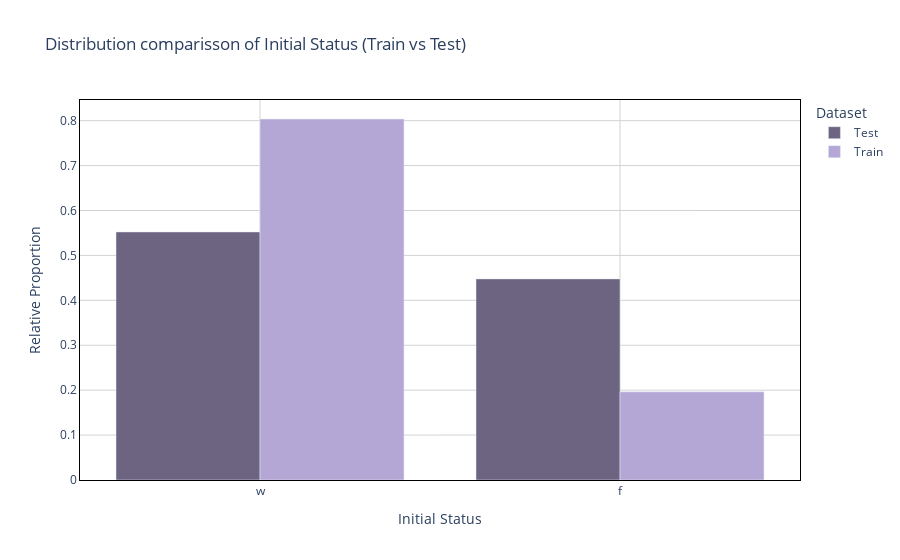

The cell this chart's notebook holds for it:
### Markdown cell above
#### Plots- Deep Dive

### Code cell
fig = utils_plot.plot_comparative_distribution_plotly(
    df_train,
    df_test,
    column_name='initial_list_status',
    plot_type='bar', 
    bins=30,        
    color_discrete_sequence=[  '#b4a7d6',  '#6c6480'],
    title_suffix=" - Loan Amount Distribution (Train vs Test)"
)

if fig:
    
    fig.update_layout(
        xaxis_title="Initial Status", 
        yaxis_title="Relative Proportion",      
        legend_title="Dataset" ,     
        title= 'Distribution comparisson of Initial Status (Train vs Test)'
    )


    fig.show()

### Figure 1 — Plotly figure (JSON) as saved in the notebook; plotly's stock layout.template omitted (floating-point values rounded to 4 significant figures)
{"data": [{"alignmentgroup": "True", "hovertemplate": "Dataset=Test<br>initial_list_status=%{x}<br>Proportion=%{y}<extra></extra>", "legendgroup": "Test", "marker": {"color": "#6c6480", "pattern": {"shape": ""}}, "name": "Test", "offsetgroup": "Test", "orientation": "v", "showlegend": true, "textposition": "auto", "type": "bar", "x": ["w", "f"], "xaxis": "x", "y": [0.5522, 0.4478], "yaxis": "y"}, {"alignmentgroup": "True", "hovertemplate": "Dataset=Train<br>initial_list_status=%{x}<br>Proportion=%{y}<extra></extra>", "legendgroup": "Train", "marker": {"color": "#b4a7d6", "pattern": {"shape": ""}}, "name": "Train", "offsetgroup": "Train", "orientation": "v", "showlegend": true, "textposition": "auto", "type": "bar", "x": ["w", "f"], "xaxis": "x", "y": [0.8037, 0.1963], "yaxis": "y"}], "layout": {"barmode": "group", "legend": {"title": {"text": "Dataset"}, "tracegroupgap": 0}, "plot_bgcolor": "white", "title": {"text": "Distribution comparisson of Initial Status (Train vs Test)"}, "xaxis": {"anchor": "y", "domain": [0, 1], "gridcolor": "lightgrey", "linecolor": "black", "linewidth": 1, "mirror": true, "showline": true, "title": {"text": "Initial Status"}}, "yaxis": {"anchor": "x", "domain": [0, 1], "gridcolor": "lightgrey", "linecolor": "black", "linewidth": 1, "mirror": true, "showline": true, "title": {"text": "Relative Proportion"}}}}
